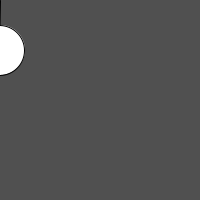
Frame 1 (no input)
Frame 60 (the mouse pressed at the canvas centre just before this capture): identical to frame 1, image omitted
Frame 120 (the mouse held since frame 60 and released just before this capture): identical to frame 1, image omitted

The Processing sketch that drew this single still picture (run headless with seeded random() and noise(); from frame 60 on, the mouse is pressed at the canvas centre):

// Processing sketch: cordPolares
// ── cordPolares.pde
float x, y;
int longitud;
float angulo;
float tam;
float xPer, yPer, vel;
boolean asciende, desciende, izquierda, derecha;
void setup() {
  size(200, 200);
  xPer= width/4; 
  yPer= height/4;
  vel = 0.1;
}

void draw() {

  background(80);
  tam = width/4;
  // translate(width/2, height/2);
  calculo();
  // println(keyCode);
}

void calculo() {
  //->Obtención de X e Y en coordenadas polares:
  //1 - Se toma el coseno de X y el seno de Y
  //2 - Se multiplica por la longitud deseada
  //-> ANGULO DE MI VECTOR DE A,B a C,D:
  // Necesitamos que vaya de 0 a 360 para pasarlo a radians
  angulo = int(map(xPer, 0, width, 0, 360));
  //-> LONGITUD DE VECTOR DE A,B a C,D
  //Medirá la distancia entre el 0,0 y el x,y
  longitud = int(yPer);

  x = cos(radians(angulo)) * longitud;
  y = sin(radians(angulo)) * longitud;
  caminar();
  dibujo();
}
void mouseMoved() {
  vel = map(mouseX, 0, width, 0, 1);
}
void dibujo() {

  line(0, 0, x, y);
  circle(x, y, tam);
}

void keyPressed() {
  if (key == 'W' || key == 'w') {
    asciende = true;
  }
  if (key == 'S'  || key == 's') {

    desciende = true;
  }
  if (key == 'A' || key == 'a') {
    izquierda = true;
  }
  if (key == 'D' || key == 'd') {
    derecha = true;
  }
}
void keyReleased() {
  if (key == 'W' || key == 'w') {
    asciende = false;
  }
  if (key == 'S'  || key == 's') {

    desciende = false;
  }
  if (key == 'A' || key == 'a') {
    izquierda = false;
  }
  if (key == 'D' || key == 'd') {
    derecha = false;
  }
}
void caminar() {

  if (asciende == true) {
    yPer -=1 * vel;

    if (izquierda == true) {
      xPer -=1 * vel;
    }
    if (derecha == true) {
      xPer +=1 * vel;
    }
  }
  if (desciende == true) {
    yPer +=1 * vel;
    if (izquierda == true) {
      xPer +=1 * vel;
    }
    if (derecha == true) {
      xPer -= 1 * vel;
    }
  }
}
